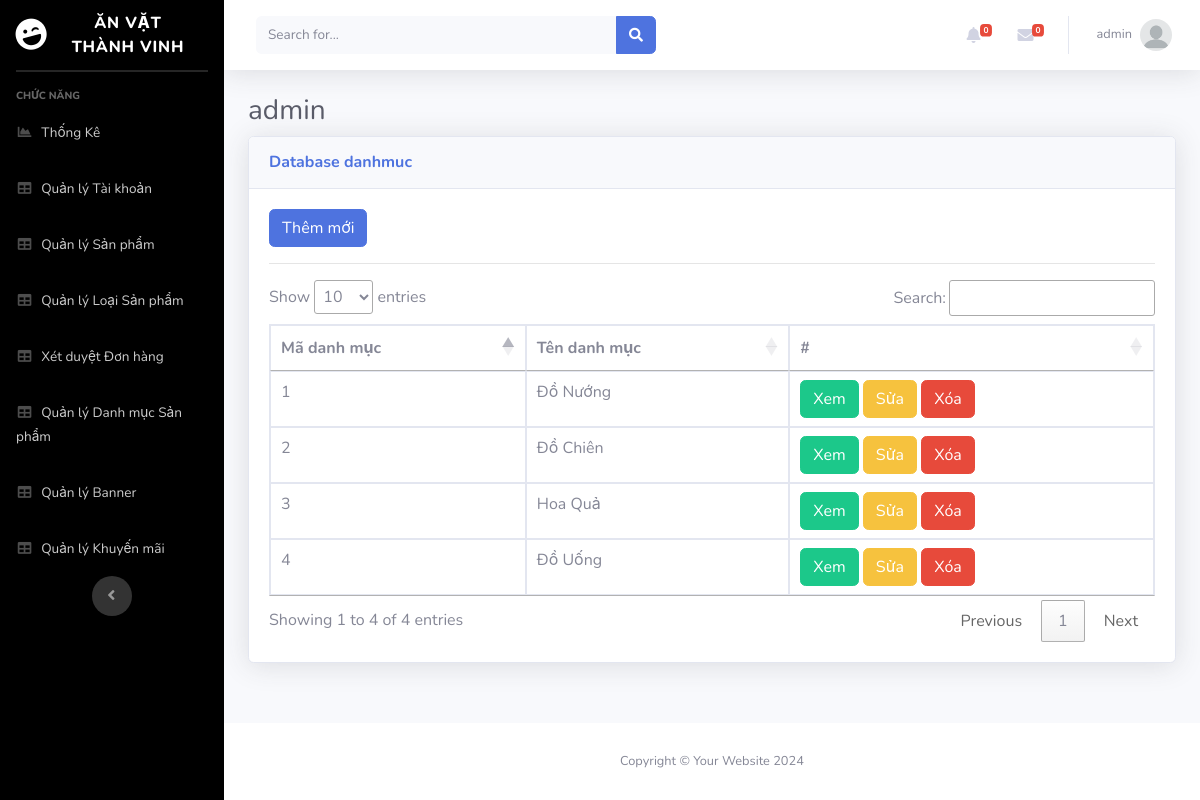
Screenshot of /Admin/index.php?mod=danhmuc (signed in) with the database file from the repository.
### tables this page shows
CREATE TABLE `danhmuc` (
  `MaDM` int(11) NOT NULL,
  `TenDM` varchar(255) DEFAULT NULL
);

### Admin/MVC/controllers/DanhmucController.php (called while the page is built, shortened)
<?php
class DanhmucController
{
	var $danhmuc_model;
	function __construct()
	{
		$this->danhmuc_model = new Danhmuc();
	}
	public function list()
	{
		$data = $this->danhmuc_model->All();
		require_once("MVC/Views/Admin/index.php");
	}
}

### Admin/MVC/Models/connection.php (called while the page is built, shortened)
<?php
    class Connection{
        function __construct()
        {
            $severname ="localhost";
            $username ="root";
            $password ="";
            $db_name ="bandoan";
            $this->conn = new mysqli($severname,$username,$password,$db_name);
        }
    }
?>

### Admin/MVC/Models/model.php (called while the page is built, shortened)
<?php
require_once("connection.php");
class Model
{
    var $table;
    var $contens;
    function __construct()
    {
        $conn_obj = new Connection();
        $this->conn = $conn_obj->conn;
    }
    function All()
    {
        $query = "select * from $this->table ORDER BY $this->contens DESC ";
        require("result.php");
        return $data;
    }
}

### Admin/MVC/Models/result.php (called while the page is built)
<?php
$result = $this->conn->query($query);
$data = array();
while ($row = $result->fetch_assoc()) {
    $data[] = $row;
}
?>

### Admin/MVC/Views/danhmuc/list.php (the view, shortened to what this page needs)
<?php if (isset($_SESSION['isLogin_Admin']) && $_SESSION['isLogin_Admin'] == true) { ?>
<a href="?mod=danhmuc&act=add" type="button" class="btn btn-primary">Thêm mới</a>
<?php } ?>
<hr>
<table class="table table-bordered" id="dataTable" width="100%" cellspacing="0">
  <thead>
    <tr>
      <th scope="col">Mã danh mục</th>
      <th scope="col">Tên danh mục</th>
      <th scope="col">#</th>
    </tr>
  </thead>
  <tbody>
    <?php foreach ($data as $row) { ?>
      <tr>
        <td><?= $row['MaDM'] ?></td>
        <td><?= $row['TenDM'] ?></td>
        <td>
          <a href="?mod=danhmuc&act=detail&id=<?= $row['MaDM'] ?>" class="btn btn-success">Xem</a>
          <?php if (isset($_SESSION['isLogin_Admin']) && $_SESSION['isLogin_Admin'] == true) { ?>
          <a href="?mod=danhmuc&act=edit&id=<?= $row['MaDM'] ?>" class="btn btn-warning">Sửa</a>
          <a href="?mod=danhmuc&act=delete&id=<?= $row['MaDM'] ?>" onclick="return confirm('Bạn có thật sự muốn xóa ?');" type="button" class="btn btn-danger">Xóa</a>
          <?php }?>
        </td>
      </tr>
    <?php } ?>
</table>

### rows the page displays
danhmuc: MaDM "4", TenDM "Đồ Uống"
danhmuc: MaDM "3", TenDM "Hoa Quả"
danhmuc: MaDM "2", TenDM "Đồ Chiên"
danhmuc: MaDM "1", TenDM "Đồ Nướng"

### other values shown
$_SESSION['login']['TaiKhoan'] "admin"
$mod "danhmuc"
